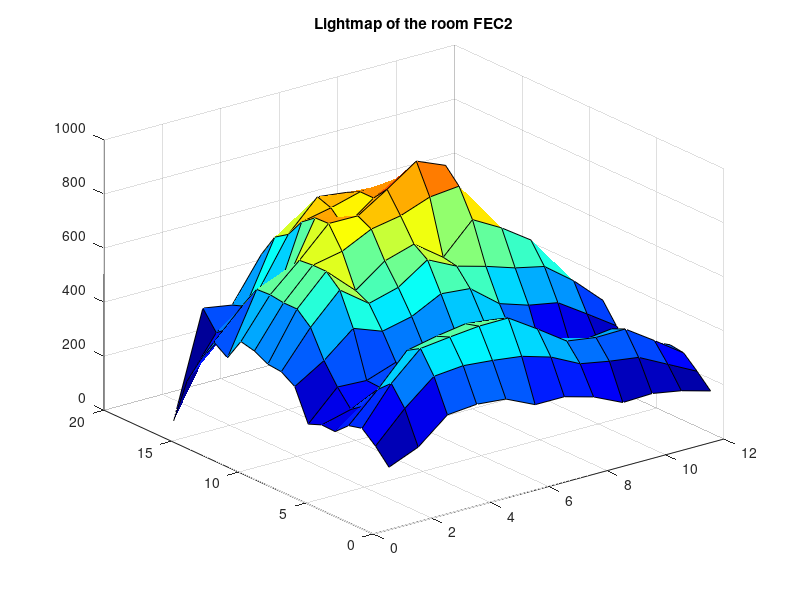

Recreate this plot in MATLAB.
clear all
clc;
y =[
   195   240   330   340   330   280   280   250   200   204   185   155;
   250   360   450   460   450   436   404   350   330   315   260   205;
   293   430   530   543   554   555   485   411   395   397   325   250;
   280   385   500   523   540   527   470   400   362   375   305   257;
   235   301   375   403   425   407   375   345   285   310   240   195;
   237   265   317   310   353   355   323   275   265   248   187   165;
   217   325   320   358   375   422   425   340   248   236   209   185;
   333   400   490   450   475   530   520   435   400   380   309   236;
   365   500   609   530   560   633   580   550   515   491   409   307;
   370   545   655   555   635   668   590   700   640   566   390   302;
   396   545   655   677   730   750   790   801   605   455   372   280;
   408   552   650   757   756   825   900   855   652   500   315   270;
   325   549   543   755   690   770   822   795   597   535   301   232;
   360   470   430   717   740   770   770   747   585   505   280   207;
   272   358   473   648   758   745   660   572   443   377   242   177;
   170   320   388   615   580   501   420   430   347   293   212   160;
     0   388   370   528   528   425   375   356   335   286   235   200];
 
 a = jet(1000);
 c = colormap(a);
 h = surf(y);
 title('Lightmap of the room FEC2')
 
 caxis([150 1000])
 
 